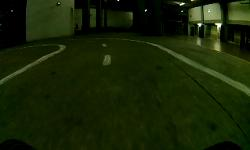
#> input picture caffe_conversion/example.jpg, 250 x 150 px
$ python -i utils2.py   (imports and definitions only)
#> lines starting #> are read from the running program, lines starting #| are printed output that depends on the picture
import cv2, os
import numpy as np
import matplotlib.image as mpimg


IMAGE_HEIGHT, IMAGE_WIDTH, IMAGE_CHANNELS = 66, 200, 3
INPUT_SHAPE = (IMAGE_HEIGHT, IMAGE_WIDTH, IMAGE_CHANNELS)

"""
    Utility functions for training and inference.
"""

# [5 lines left out: function load_image, not called in this run]


def crop(image):
    """
    Crop the image (removing the sky at the top and the car front at the bottom)
    """
    return image[60:-25, :, :] # remove the sky and the car front
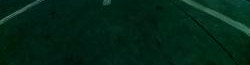
#> returned value: shape (65, 250, 3); mean of channels 0, 1, 2 23.4, 37.9, 3.3; drawn as B, G, R


def resize(image):
    """
    Resize the image to the input shape used by the network model
    """
    return cv2.resize(image, (IMAGE_WIDTH, IMAGE_HEIGHT), cv2.INTER_AREA)
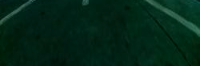
#> returned value: shape (66, 200, 3); mean of channels 0, 1, 2 23.3, 37.8, 3.2; drawn as B, G, R


def rgb2yuv(image):
    """
    Convert the image from RGB to YUV (This is what the NVIDIA model does)
    """
    return cv2.cvtColor(image, cv2.COLOR_RGB2YUV)
#> returned value: shape (66, 200, 3); mean of channels 0, 1, 2 29.5, 115.1, 122.5


def preprocess(image):
    """
    Combine all preprocess functions into one
    """
    image = crop(image)
    image = resize(image)
    image = rgb2yuv(image)
    return image


# [111 lines left out: functions choose_image, random_flip, random_translate, random_shadow, random_brightness, augument and 1 more, not called in this run]

>>> import cv2
>>> picture = cv2.cvtColor(cv2.imread('example.jpg'), cv2.COLOR_BGR2RGB)
>>> result = preprocess(picture)
